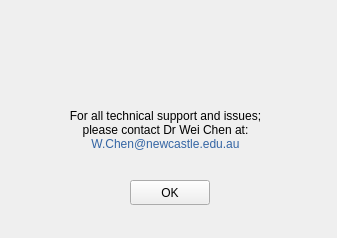
<?xml version="1.0" encoding="UTF-8"?>
<ui version="4.0">
 <class>support_page</class>
 <widget class="QMainWindow" name="support_page">
  <property name="geometry">
   <rect>
    <x>0</x>
    <y>0</y>
    <width>337</width>
    <height>238</height>
   </rect>
  </property>
  <property name="windowIcon">
   <iconset resource="Icons.qrc">
    <normaloff>:/newPrefix/img/wearx_icon.png</normaloff>:/newPrefix/img/wearx_icon.png</iconset>
  </property>
  <widget class="QWidget" name="centralwidget">
   <widget class="QPushButton" name="btn_ok">
    <property name="geometry">
     <rect>
      <x>130</x>
      <y>180</y>
      <width>80</width>
      <height>25</height>
     </rect>
    </property>
    <property name="text">
     <string>OK</string>
    </property>
   </widget>
   <widget class="QLabel" name="label_3">
    <property name="geometry">
     <rect>
      <x>30</x>
      <y>100</y>
      <width>271</width>
      <height>61</height>
     </rect>
    </property>
    <property name="text">
     <string>&lt;html&gt;&lt;head/&gt;&lt;body&gt;&lt;p align=&quot;center&quot;&gt;For all technical support and issues;&lt;br/&gt;please contact Dr Wei Chen at:&lt;br/&gt;&lt;span style=&quot; color:#3465a4;&quot;&gt;W.Chen@newcastle.edu.au&lt;/span&gt;&lt;/p&gt;&lt;/body&gt;&lt;/html&gt;</string>
    </property>
   </widget>
   <widget class="QLabel" name="label">
    <property name="geometry">
     <rect>
      <x>60</x>
      <y>10</y>
      <width>211</width>
      <height>101</height>
     </rect>
    </property>
    <property name="text">
     <string/>
    </property>
    <property name="pixmap">
     <pixmap resource="Icons.qrc">:/newPrefix/img/wearx_logo.png</pixmap>
    </property>
   </widget>
  </widget>
 </widget>
 <resources>
  <include location="Icons.qrc"/>
 </resources>
 <connections/>
</ui>
